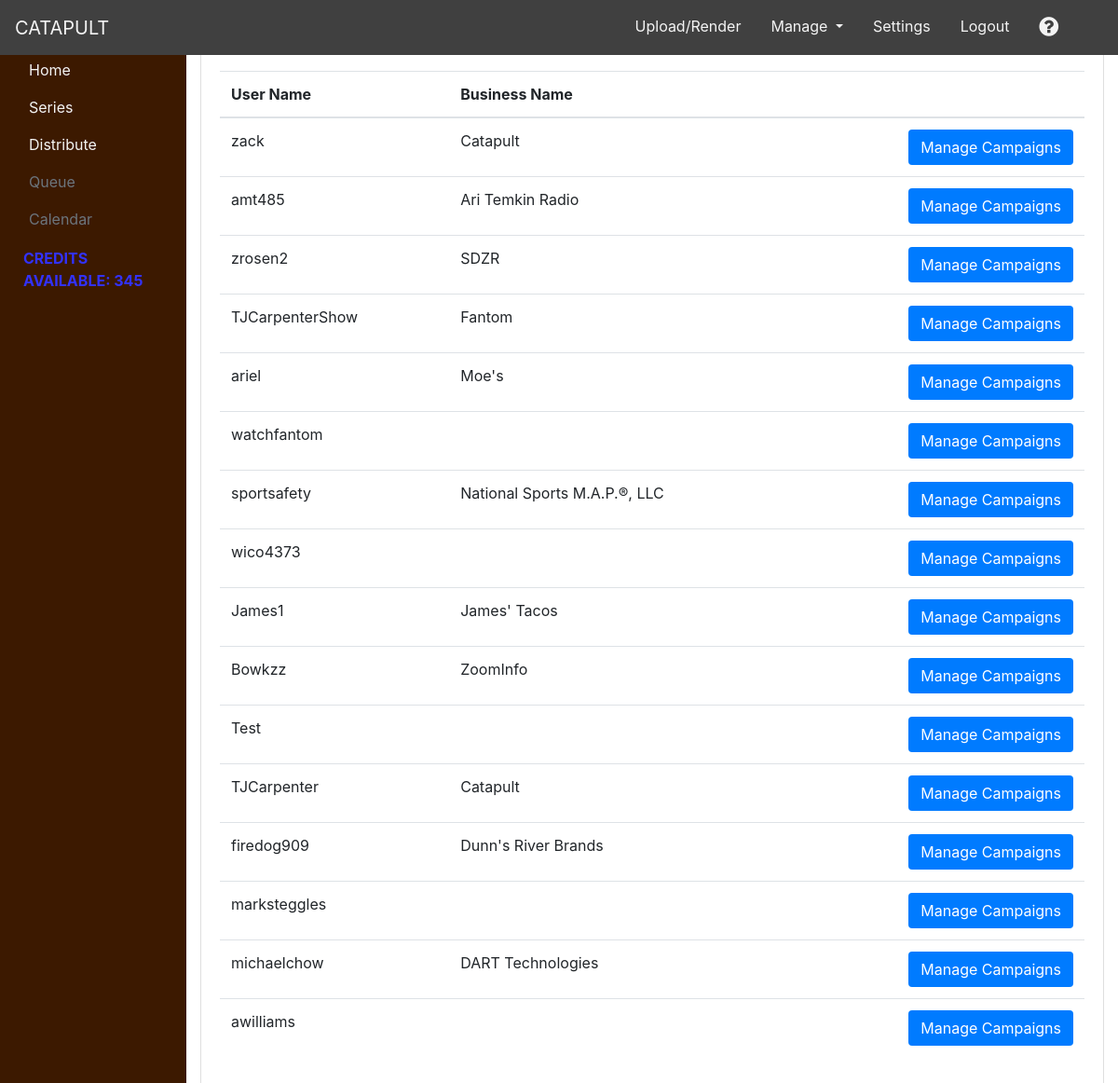
The app's page /users/ (signed in) with its own data.
### fantom/models.py (models this page shows, shortened)
class Account(AbstractUser):
    email = models.CharField(max_length=254, unique=True, null=False)
    business_name = models.CharField(max_length=254)
    address1 = models.CharField(max_length=254)
    address2 = models.CharField(max_length=100, blank=True)
    zip_code = models.CharField(max_length=12)
    state = USStateField()
    city = models.CharField(max_length=254)
    country = CountryField(default='US')
    logo = models.ImageField(upload_to=settings.LOGOS_ROOT, blank=True)
    description = models.TextField()
    coupon_description = models.TextField(blank=True)
    first_insert = models.FileField(upload_to=user_directory_path_insert1, blank=True)
    first_insert_audio = models.FileField(upload_to=user_directory_path_audio1, blank=True)
    second_insert = models.FileField(upload_to=user_directory_path_insert2, blank=True)
    second_insert_audio = models.FileField(upload_to=user_directory_path_audio2, blank=True)
    credit = models.IntegerField(default=100)
    client = models.CharField(max_length=256, blank=True)
    first_name = models.CharField(max_length=256, blank=True)
    last_name = models.CharField(max_length=256, blank=True)
    class Meta:
        verbose_name = 'Account'

### fantom/views.py (the view)
# urls.py: path('users/',                          views.users, name='users'),
@login_required
def users(request):
    if not request.user.is_staff:
        raise PermissionDenied
    accounts = Account.objects.all()
    return render(request, 'users.html', {'accounts': accounts})

### fantom/templates/users.html (shortened to what this page needs)
{% extends 'base.html' %}
{% load crispy_forms_tags %}
{% block custom_navbar %}
<li class="nav-item"><a href="/upload2/" class="nav-link">Upload/Render</a></li>
<li class="nav-item dropdown">
      <a class="nav-link dropdown-toggle" href="#" id="navbardrop" data-toggle="dropdown">
        Manage
      </a>
    </li>
{% endblock custom_navbar %}
{% block content %}
<div class="card card-body container main_card">
    <table class="table">
    <thead>
        <tr>
            <th scope="col">User Name</th>
            <th scope="col">Business Name</th>
            <th scope="col"></th>
        </tr>
    </thead>
    <tbody>
        {% for user in accounts %}
        <tr>
            <td>{{ user.username }}</td>
            <td>{{ user.business_name }}</td>
            <td><a class="btn btn-primary manage_button" href="/manage_campaign/{{ user.id }}">Manage Campaigns</a></td>
        </tr>
        {% endfor %}
    </tbody>
    </table>
</div>
{% endblock %}

### fantom/templates/base.html (shortened to what this page needs)
<!DOCTYPE html>
{% load static %}
<html lang="en">
<head>
    {% block head_css_site %}
    <link rel="stylesheet" href="https://maxcdn.bootstrapcdn.com/font-awesome/4.7.0/css/font-awesome.min.css">
    <link href="https://cdnjs.cloudflare.com/ajax/libs/twitter-bootstrap/4.1.3/css/bootstrap.min.css" rel="stylesheet"
          media="screen">
    <link href="{% static 'css/base.css' %}" rel="stylesheet" media="screen">
    {% endblock head_css_site %}
</head>
<body>
<div class="container-fluid">
    {% block header %}
    <header>
        <nav class="navbar navbar-expand-lg fixed-top">
                <a class="navbar-brand" href="/dashboard/">CATAPULT</a>
                <div class="collapse navbar-collapse " id="navbarSupportedContent">
                    <ul class="navbar-nav mr-4">
                        {% block custom_navbar %}
                        {% endblock custom_navbar %}
                        {% if user.is_authenticated %}
                        <li class="nav-item"><a href="/account_settings" class="nav-link">Settings</a></li>
                        <li class="nav-item"><a href="/logout/" class="nav-link">Logout</a></li>
                        {% else %}
                        <li class="nav-item"><a href="/login/" class="nav-link">Login</a></li>
                        {% endif %}
                        <li class="nav-item">
                            <a href="mailto:help@firecatapult.com" class="nav-link">
                                <i class="fa fa-question-circle" aria-hidden="true" style="font-size:24px;"></i>
                            </a>
                        </li>
                    </ul>
                </div>
        </nav>
    </header>
    {% endblock header %}
        <div class="row">
             {% block sidebar %}
            <div class="col-2" style="background-color: rgb(60, 25, 0);">
                <ul class="nav flex-column">
                    <li class="nav-item"><a class="nav-link" href="/dashboard">Home</a></li>
                    <li class="nav-item"><a class="nav-link" href="/series_dashboard">Series</a></li>
                    <li class="nav-item"><a class="nav-link" href="/distribute">Distribute</a></li>
                    <li class="nav-item"><a class="nav-link disabled" href="#">Queue</a></li>
                    <li class="nav-item"><a class="nav-link disabled" href="#">Calendar</a></li>
                </ul>
                <div class="credits">Credits available: 345</div>
            </div>
            {% endblock sidebar %}
            <div class="col-10">
                 {% block content %}
                 {% endblock content %}
            </div>
        </div>
    </div>
</body>
</html>

### static_src/css/base.css (style rules this page uses)
html { height:100%; }
body { width: 100%; height:100%; padding-top: 55px; // compensate for navbar fixed-top.https://www.quackit.com/bootstrap/bootstrap_4/tutorial/bootstrap_navbars.cfm }
.navbar { background:#404040; }
.nav-link, .navbar-brand { color: #f4f4f4; cursor: pointer; }
.nav-link { margin-right: 1em !important; }
.navbar-collapse { justify-content: flex-end; }
.credits { margin: 10px; color: rgb(50,50,255); font-weight: bold; text-transform: uppercase; }
a.btn { border-radius: .25rem; border: 1px solid transparent; color: #fff !important; }

### fantom/templates/users.html (style rules this page uses)
.manage_button { float: right }

### records on screen
Account: username "zack", business_name "Catapult"
Account: username "amt485", business_name "Ari Temkin Radio"
Account: username "zrosen2", business_name "SDZR"
Account: username "TJCarpenterShow", business_name "Fantom"
Account: username "ariel", business_name "Moe's"
Account: username "watchfantom"
Account: username "sportsafety", business_name "National Sports M.A.P.®, LLC"
Account: username "wico4373"
Account: username "James1", business_name "James' Tacos"
Account: username "Bowkzz", business_name "ZoomInfo"
Account: username "Test"
Account: username "TJCarpenter", business_name "Catapult"
Account: username "firedog909", business_name "Dunn's River Brands"
Account: username "marksteggles"
Account: username "michaelchow", business_name "DART Technologies"
Account: username "awilliams"
